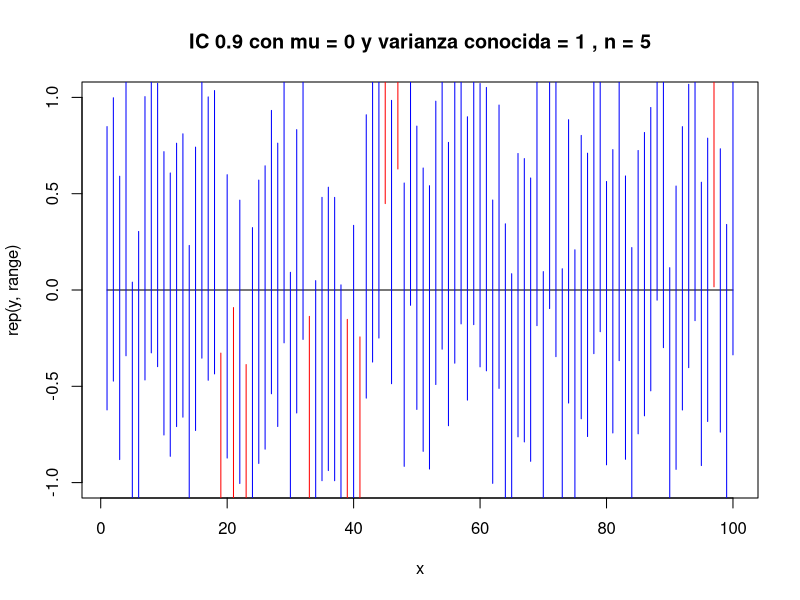
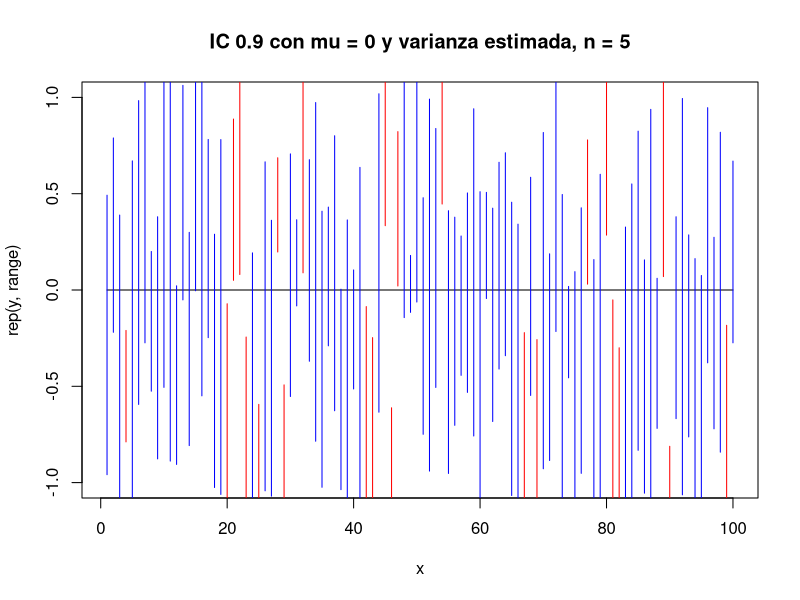
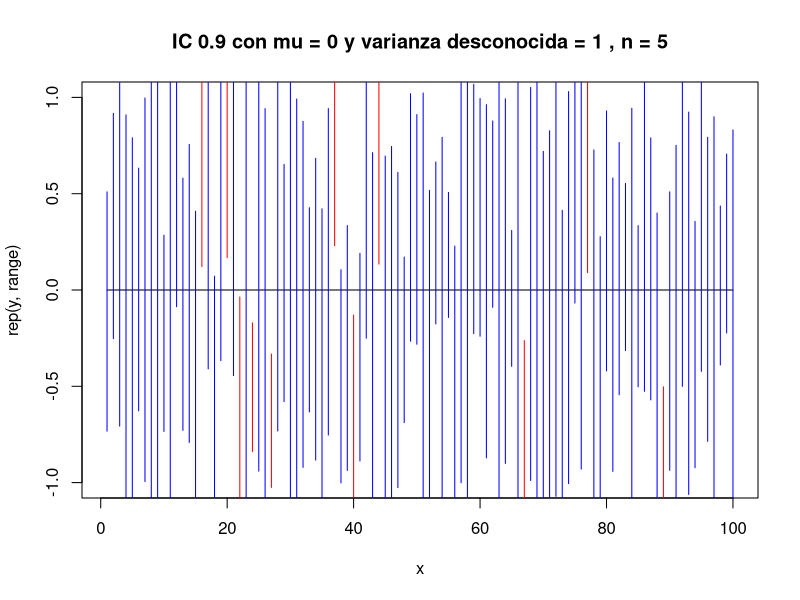
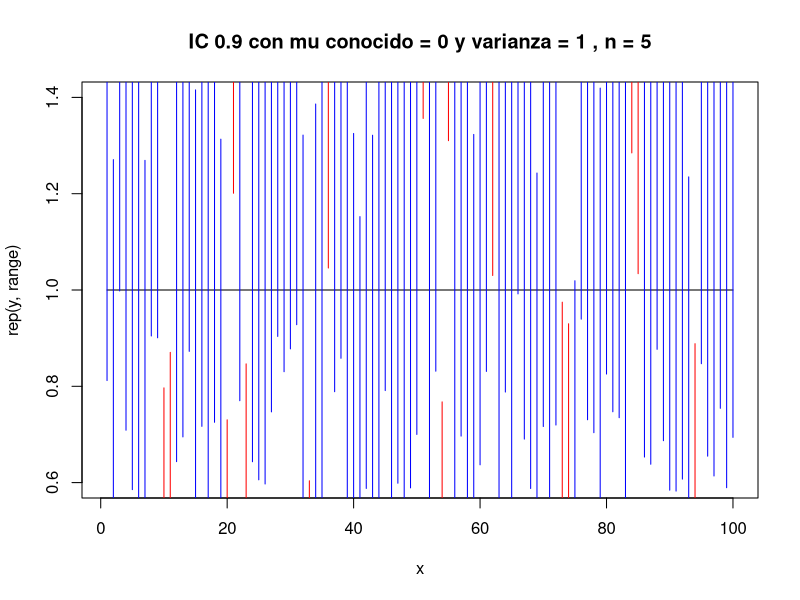
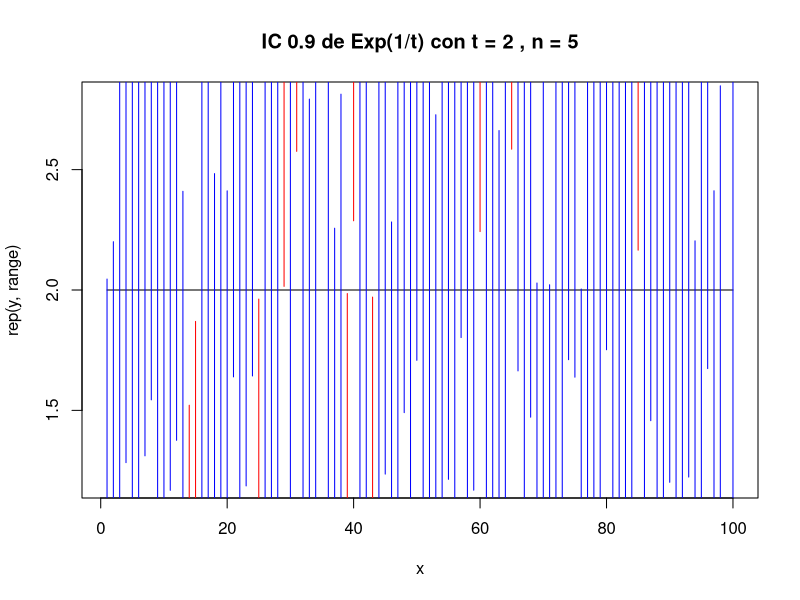
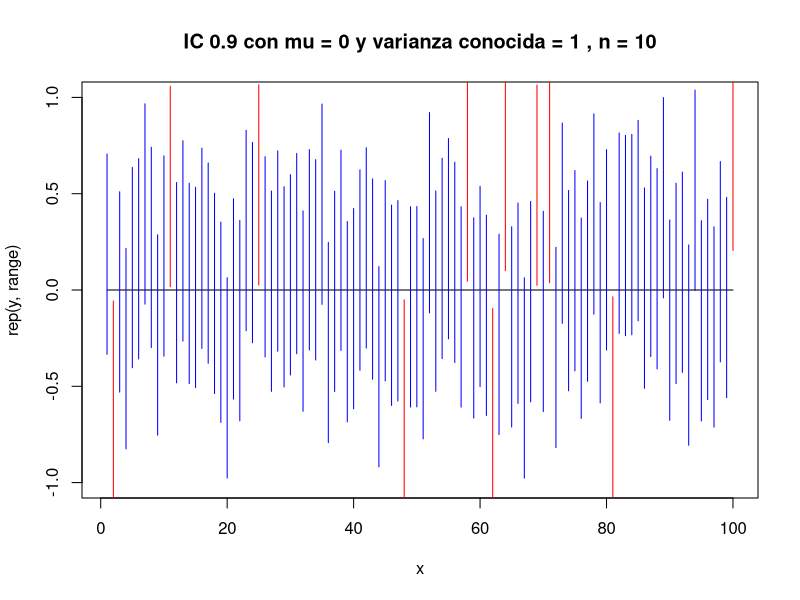
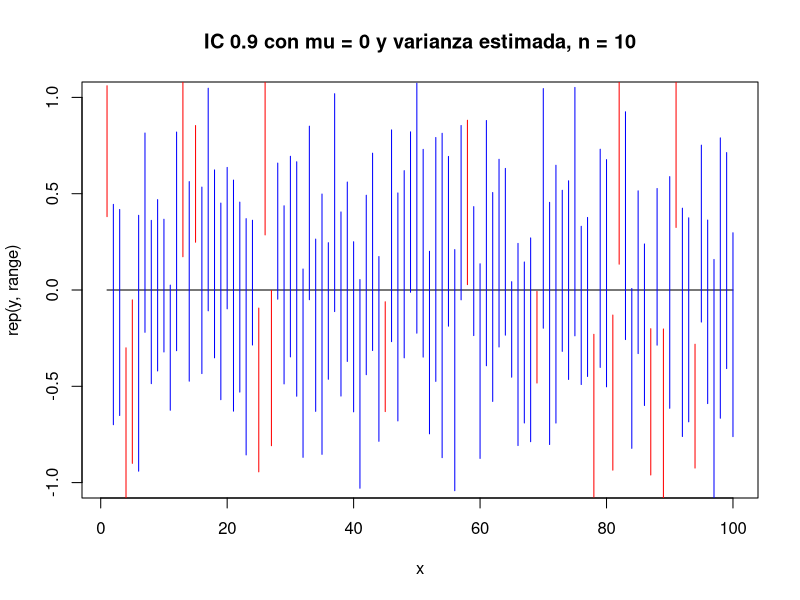
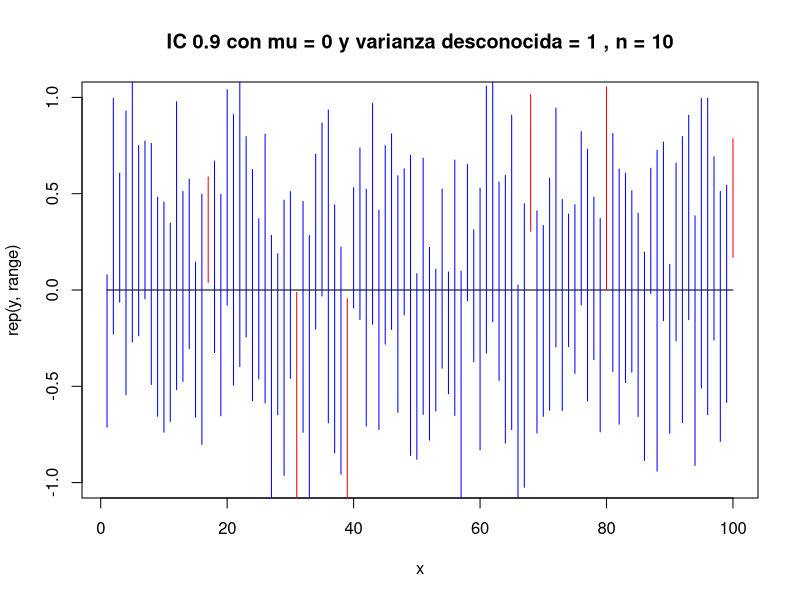

Write the R code that produced these figures, in order.
# Estimar mu con varianza conocida
ic1 = function (datos, varianza) {
  alpha = 0.1
  
  limInf = mean(datos) - qnorm(1 - alpha/2) * (sqrt(varianza/length(datos)))
  limSup = mean(datos) + qnorm(1 - alpha/2) * (sqrt(varianza/length(datos)))
  
  return(c(limInf, limSup))
}

# Estimar mu con varianza desconocida
ic2 = function(datos) {
  alpha = 0.1
  
  s = sqrt(sum((datos - mean(datos))^2)/(length(datos) - 1))
  
  limInf = mean(datos) - qt(1 - alpha/2, length(datos) - 1) * (s/sqrt(length(datos)))
  limSup = mean(datos) + qt(1 - alpha/2, length(datos) - 1) * (s/sqrt(length(datos)))
  
  return(c(limInf, limSup))
}

# Estimar varianza con media conocida
ic3 = function(datos, media) {
  alpha = 0.1
  
  limInf = sqrt(sum((datos - media)^2)/qchisq(1 - alpha/2, length(datos)))
  limSup = sqrt(sum((datos - media)^2)/qchisq(alpha/2, length(datos)))
  
  return(c(limInf, limSup))
}

# Estimar t en Exp(1/t)
ic4 = function(datos) {
  alpha = 0.1
  
  limInf = (2 * sum(datos))/qchisq(1 - alpha/2, 2 * length(datos))
  limSup = (2 * sum(datos))/qchisq(alpha/2, 2 * length(datos))
  
  return(c(limInf, limSup))
}

# Simulaciones
sim1 = function(n, range, mu, varianza) {
  limInf = c()
  limSup = c()
  
  for(i in 1:range){
    datos = rnorm(n, mean = mu, sd = varianza)
    
    intervalo = ic1(datos, varianza)
    
    limInf = c(limInf, intervalo[1])
    limSup = c(limSup, intervalo[2])
  }
  
  x = 1:range
  
  #plotPolygon(x, mu, range, limInf, limSup, paste("IC 0.9 con mu =", mu, "y varianza conocida =", varianza, ", n =", n))
  plotSegments(x, mu, range, limInf, limSup, paste("IC 0.9 con mu =", mu, "y varianza conocida =", varianza, ", n =", n))
}

sim2 = function(n, range, mu, varianza) {
  limInf = c()
  limSup = c()
  
  for(i in 1:range){
    datos = rnorm(n, mean = mu, sd = varianza)
    varianzaEst = mean((datos - mean(datos))^2)
    
    intervalo = ic1(datos, varianzaEst)
    
    limInf = c(limInf, intervalo[1])
    limSup = c(limSup, intervalo[2])
  }
  
  x = 1:range
  
  #plotPolygon(x, mu, range, limInf, limSup, paste("IC 0.9 con mu =", mu, "y varianza estimada, n =", n))
  plotSegments(x, mu, range, limInf, limSup, paste("IC 0.9 con mu =", mu, "y varianza estimada, n =", n))
}

sim3 = function(n, range, mu, varianza) {
  limInf = c()
  limSup = c()
  
  for(i in 1:range){
    datos = rnorm(n, mean = mu, sd = varianza)
    
    intervalo = ic2(datos)
    
    limInf = c(limInf, intervalo[1])
    limSup = c(limSup, intervalo[2])
  }
  
  x = 1:range
  
  #plotPolygon(x, mu, range, limInf, limSup, paste("IC 0.9 con mu =", mu, "y varianza desconocida =", varianza, ", n =", n))
  plotSegments(x, mu, range, limInf, limSup, paste("IC 0.9 con mu =", mu, "y varianza desconocida =", varianza, ", n =", n))
  
}

sim4 = function(n, range, mu, varianza) {
  limInf = c()
  limSup = c()
  
  for(i in 1:range){
    datos = rnorm(n, mean = mu, sd = varianza)
    
    intervalo = ic3(datos, mu)
    
    limInf = c(limInf, intervalo[1])
    limSup = c(limSup, intervalo[2])
  }
  
  x = 1:range
  
  #plotPolygon(x, varianza, range, limInf, limSup, paste("IC 0.9 con mu conocido =", mu, "y varianza =", varianza, ", n =", n))
  plotSegments(x, varianza, range, limInf, limSup, paste("IC 0.9 con mu conocido =", mu, "y varianza =", varianza, ", n =", n))
}

sim5 = function(n, range, t) {
  limInf = c()
  limSup = c()
  
  for(i in 1:range){
    datos = rexp(n, rate = 1/t)
    
    intervalo = ic4(datos)
    
    limInf = c(limInf, intervalo[1])
    limSup = c(limSup, intervalo[2])
  }
  
  x = 1:range
  
  #plotPolygon(x, t, range, limInf, limSup, paste("IC 0.9 de Exp(1/t) con t =", t, ", n =", n))
  plotSegments(x, t, range, limInf, limSup, paste("IC 0.9 de Exp(1/t) con t =", t, ", n =", n))
}

# Plots
plotSegments = function(x, y, range, limInf, limSup, title) {
  plot(x, rep(y, range), type = "l", main = title)
  intervalos_fuera = 0
  
  for (i in 1:range) {
    if (limInf[i] < y && limSup[i] > y) {
      segments(i, limInf[i], i, limSup[i], col = "blue")
    } else {
      intervalos_fuera = intervalos_fuera + 1
      segments(i, limInf[i], i, limSup[i], col = "red")
    }
  }
  print(paste(title, ", nivel de cubrimiento =", (range - intervalos_fuera)/range))
}

plotPolygon = function(x, y, range, limInf, limSup, title) {
  plot(x, rep(y, range), type = "l", main = title)
  
  polygon(c(x, rev(x)), c(limInf, rev(limSup)), col = "grey75", border = FALSE)
  
  lines(x, rep(y, range), lwd = 2)
  lines(x, limSup, col = "red", lty = 2)
  lines(x, limInf, col = "red", lty = 2)
}

# Ejecutar Simulaciones
simular = function(n, range, mu, varianza, t) {
  for (i in 1:length(n)) {
    sim1(n[i], range, mu, varianza)
    sim2(n[i], range, mu, varianza)
    sim3(n[i], range, mu, varianza)
    sim4(n[i], range, mu, varianza)
    sim5(n[i], range, t)
    
    cat("\n")
  }
}

n = c(5, 10, 30, 100)
range = 100
mu = 0
varianza = 1
t = 2

simular(n, range, mu, varianza, t)
